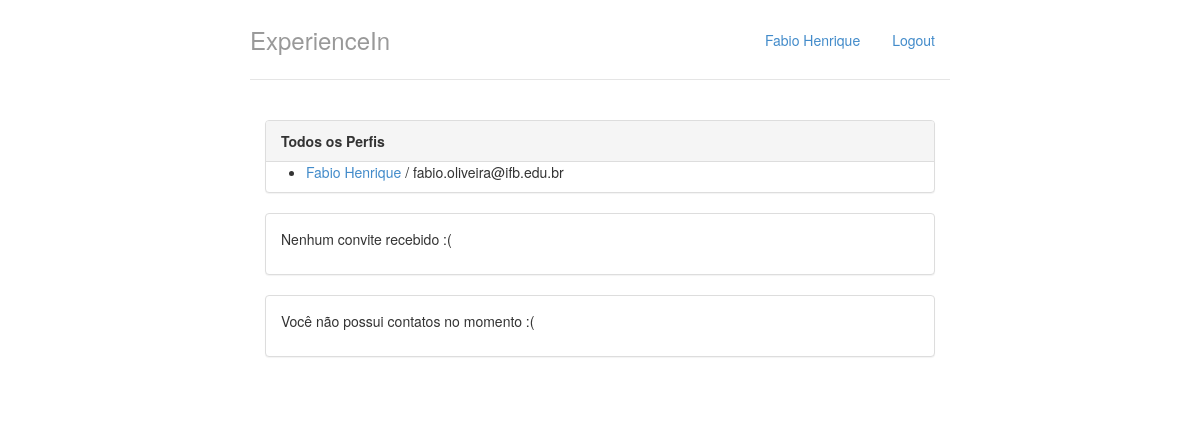
The app's page / (signed in), older data.
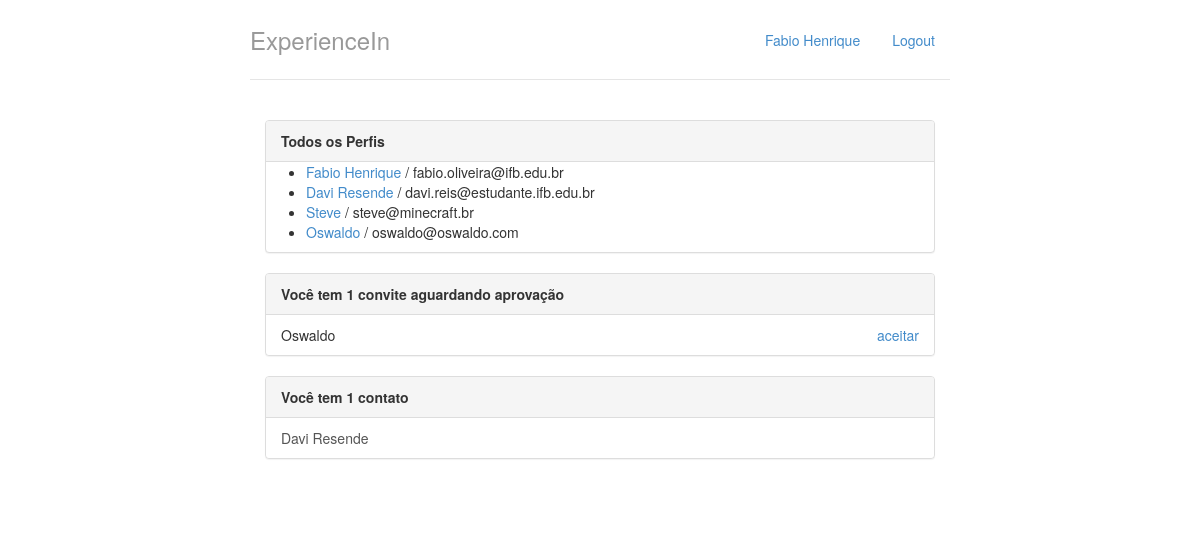
The same page, newer data.
### perfis/models.py (models this page shows, shortened)
class Perfil(models.Model):
    nome = models.CharField(max_length=255, null=False)
    telefone = models.CharField(max_length=15, null=False)
    nome_empresa = models.CharField(max_length=255, null=False)
    contatos = models.ManyToManyField('self')
    usuario = models.OneToOneField(User, on_delete=models.CASCADE, related_name="perfil")
    @property
    def email(self):
        return self.usuario.email

class Convite(models.Model):
   solicitante = models.ForeignKey(Perfil, on_delete=models.CASCADE, related_name='convites_feitos')
   convidado = models.ForeignKey(Perfil, on_delete=models.CASCADE, related_name='convites_recebidos')

### perfis/views.py (the view)
# urls.py: path('', views.index),
@login_required
def index(request):
    print(request.user.username) #novo
    print(request.user.email) #novo
    print(request.user.has_perm('perfis.add_convite')) #novo
    if request.user.has_perm('perfis.add_convite')==True:
        print('O usuário possui permissão')
    else:
        print('O usuário não possui permissão')
    return render(request,'index.html',{'perfis': Perfil.objects.all(), 'perfil_logado' : get_perfil_logado(request) })

### perfis/views.py (called while the page is built)
@login_required
def get_perfil_logado(request):
    return request.user.perfil

### perfis/templates/index.html
{% extends "base.html" %}
{% block body %}
<div class="col-lg-12">
    <div class="panel panel-default">
        <div class="panel-heading">
            <strong>Todos os Perfis</strong>
        </div>
        {% if perfis %}
          <ul>
              {% for perfil in perfis %}
                  <li>
                    <a href="{% url 'exibir' perfil.id %}">{{ perfil.nome }}</a> / {{ perfil.email }}
                  </li>
              {% endfor %}
          </ul>
        {% else %}
          <p>Nenhum Perfil encontrado</p>
        {% endif %}
    </div>
    <div class="panel panel-default">
        {% with total_de_convites=perfil_logado.convites_recebidos.count %}
          {% if total_de_convites %}
              <div class="panel-heading">
                  <strong>Você tem {{ total_de_convites }} convite{{ total_de_convites|pluralize }} aguardando aprovação</strong>
              </div>
              <ul class="list-group">
                  {% for convite in perfil_logado.convites_recebidos.all %}
                      <li class="list-group-item">
                              {{ convite.solicitante.nome }}
                              <a href="{% url 'aceitar' convite.id %}" class="pull-right">aceitar</a>
                      </li>
                  {% endfor %}
              </ul>
          {% else %}
              <div class="panel-body">
                  <p>Nenhum convite recebido :(</p>
              </div>
          {% endif %}
        {% endwith %}
    </div>
    <div class="panel panel-default">
    {% with total_de_contatos=perfil_logado.contatos.count %}
        {% if total_de_contatos %}
            <div class="panel-heading">
                    <strong>Você tem {{total_de_contatos}} contato{{ total_de_contatos|pluralize }}</strong>
            </div>
            <ul class="list-group">
                {% for contato in perfil_logado.contatos.all %}
                    <a href="{% url 'exibir' contato.id %}" class="list-group-item">{{ contato.nome }}</a>
                {% endfor %}
            </ul>
        {% else %}
            <div class="panel-body">
                <p>Você não possui contatos no momento :(</p>
            </div>
        {% endif %}
    {% endwith %}
  </div>
</div>
{% endblock %}

### perfis/templates/base.html (shortened to what this page needs)
{% load staticfiles %}
<!DOCTYPE html>
<html lang="pt">
  <head>
    <link href="{% static "styles/bootstrap.css" %}" rel="stylesheet">
    <link href="{% static "styles/main.css" %}" rel="stylesheet">
  </head>
  <body>
    <div class="container">
      <div class="header">
        <ul class="nav nav-pills pull-right">
            <li class=""><a href="{% url 'index' %}">{{perfil_logado.nome}}</a></li>
          <li class=""><a href="/logout/">Logout</a></li>
        </ul>
        <h3 class="text-muted">ExperienceIn</h3>
      </div>
      <div class="row content">
        {% block body %}
        {% endblock %}
      </div>
    </div>
  </body>
</html>

### perfis/static/styles/main.css (style rules this page uses)
body { padding-top: 20px; padding-bottom: 20px; }
.header, .content, .footer { padding-left: 15px; padding-right: 15px; }
.header { border-bottom: 1px solid #e5e5e5; }
.header h3 { margin-top: 0; margin-bottom: 0; line-height: 40px; padding-bottom: 19px; }
@media (min-width: 768px) { .container { max-width: 730px; } }
.content { margin: 40px 0; }
@media screen and (min-width: 768px) { .header, .content, .footer { padding-left: 0; padding-right: 0; } }
@media screen and (min-width: 768px) { .header { margin-bottom: 30px; } }

Row changes from the older to the newer data that the page shows:
added Perfil: nome "Davi Resende", email "davi.reis@estudante.ifb.edu.br"
added Perfil: nome "Steve", email "steve@minecraft.br", shown under "ExperienceIn"
added Perfil: nome "Oswaldo", email "oswaldo@oswaldo.com", shown under "ExperienceIn"
added Convite: solicitante.nome "Oswaldo"
Text that changed along with them:
{{ total_de_convites }}: (not shown) → "1"
{{ total_de_contatos }}: (not shown) → "1"
text no longer shown: "Nenhum convite recebido :( Você não possui contatos no momento :("
text now shown: "Você tem convite aguardando aprovação Você tem contato"
